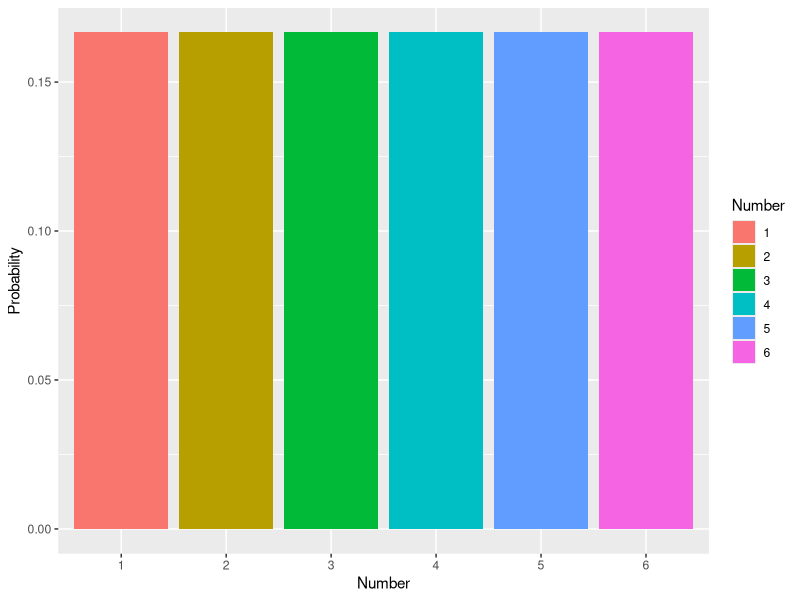
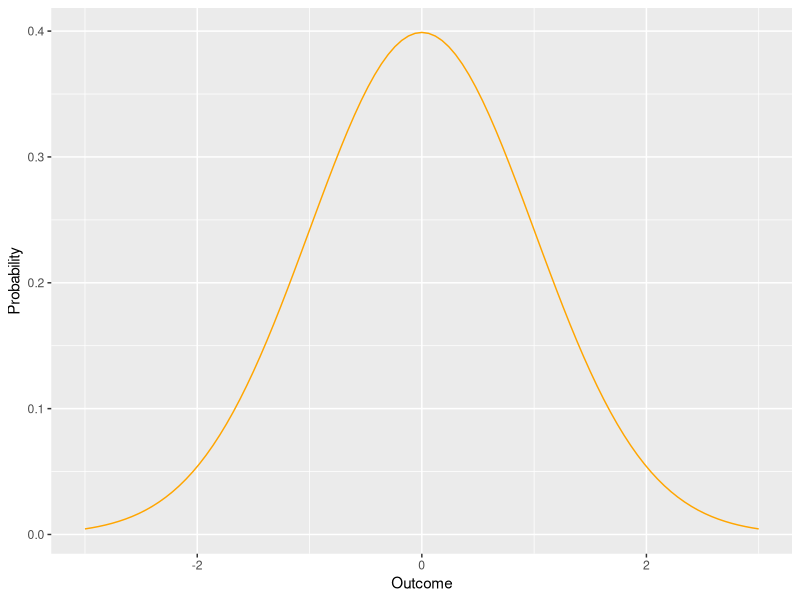
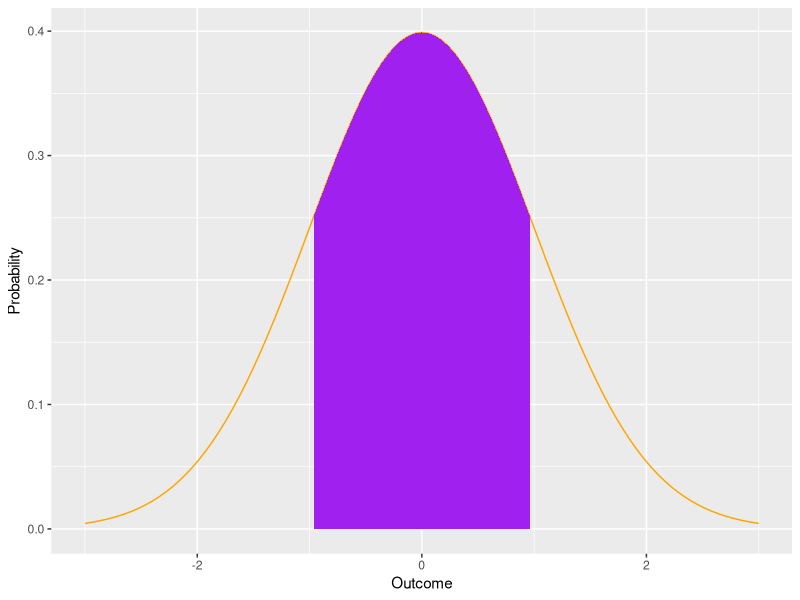
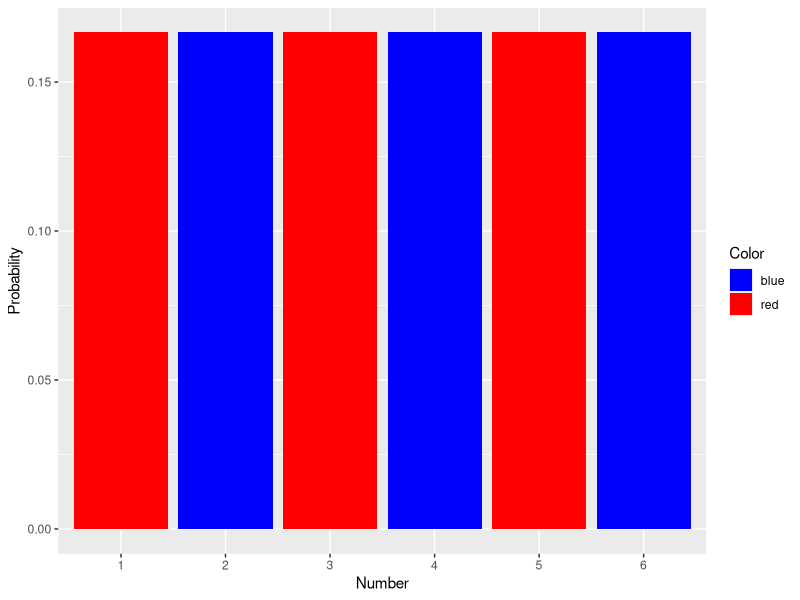
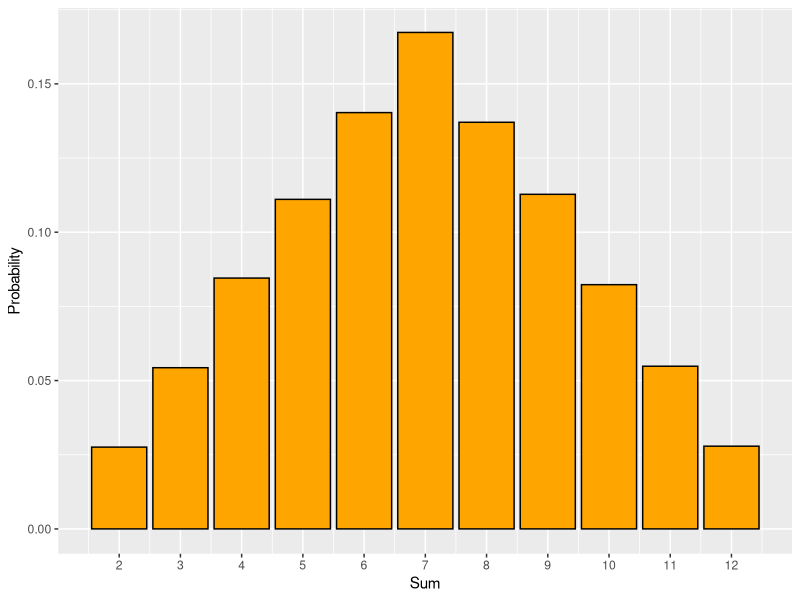

Generate these figures, in order, with R:
## ---- chunk 1
die_roll <- data.frame(Number = 1:6, Probability = rep(1/6,6))
die_roll$Number <- factor(die_roll$Number)

library(ggplot2)
ggplot(die_roll, aes(x=Number, y= Probability, fill=Number)) +
  geom_col() 
## ---- chunk 2
ggplot(data = data.frame(x = c(-3, 3)), aes(x)) +
  stat_function(fun = dnorm, n = 101, args = list(mean = 0, sd = 1), color = "orange")+
  labs(y="Probability", x="Outcome")
## ---- chunk 3
#function from https://dkmathstats.com/plotting-normal-distributions-in-r-using-ggplot2/
dnorm_one_sd <- function(x){
  norm_one_sd <- dnorm(x)
  # Have NA values outside interval x in [-1, 1]:
  norm_one_sd[x <= -1 | x >= 1] <- NA
  return(norm_one_sd)
}

ggplot(data = data.frame(x = c(-3, 3)), aes(x)) +
  stat_function(fun = dnorm, n = 101, args = list(mean = 0, sd = 1), color = "orange")+
  labs(y="Probability", x="Outcome") + 
  stat_function(fun = dnorm_one_sd, geom = "area", fill = "purple")

## ---- chunk 4
colors <- c("blue" = "blue", "red" = "red")
die_roll$Color <- NA
die_roll[as.numeric(as.character(die_roll$Number)) %% 2 == 0, "Color"] <- "blue"
die_roll[as.numeric(as.character(die_roll$Number)) %% 2 != 0, "Color"] <- "red"
ggplot(die_roll, aes(x=Number, y= Probability, fill=Color)) +
  geom_col() +
  scale_fill_manual(values = colors)

## ---- chunk 5
library(reshape2)
number_of_rolls <- 100000
sum_of_rolls <- data.frame(index = 1:number_of_rolls, Sum = NA)
for (i in 1:number_of_rolls){
  dice_roll_trial <- sample(1:6, size = 2, replace = TRUE)
  sum_of_rolls$Sum[i] <- sum(dice_roll_trial)
}
sum_of_rolls_df <- dcast(sum_of_rolls, Sum ~ "Probability", length )
sum_of_rolls_df$Probability <- sum_of_rolls_df$Probability/number_of_rolls
ggplot(sum_of_rolls_df, aes(x=Sum, y=Probability)) +
  geom_col(fill="orange", color="black") +
  labs(y="Probability")+
    scale_x_continuous(breaks = c(2:12))
## ---- chunk 6
library(DiagrammeR)

bayes_probability_tree <- function(prior, true_positive, true_negative, label1 = "Prior", 
                                   label2 = "Complimentary Prior", label3 = "True Positive",
                                   label4 = "False Negative", label5 = "False Positive",
                                   label6 = "True Negative") {
  
  if (!all(c(prior, true_positive, true_negative) > 0) && !all(c(prior, true_positive, true_negative) < 1)) {
    stop("probabilities must be greater than 0 and less than 1.",
         call. = FALSE)
  }
  c_prior <- 1 - prior
  c_tp <- 1 - true_positive
  c_tn <- 1 - true_negative
  
  round4 <- purrr::partial(round, digits = 5)
  
  b1 <- round4(prior * true_positive)
  b2 <- round4(prior * c_tp)
  b3 <- round4(c_prior * c_tn)
  b4 <- round4(c_prior * true_negative)
  
  bp <-  round4(b1/(b1 + b3))
  
  labs <- c("X", prior, c_prior, true_positive, c_tp, true_negative, c_tn, b1, b2, b4, b3)
  
  tree <-
    create_graph() %>%
    add_n_nodes(
      n = 11,
      type = "path",
      label = labs,
      node_aes = node_aes(
        shape = "circle",
        height = 1,
        width = 1,
        x = c(0, 3, 3, 6, 6, 6, 6, 8, 8, 8, 8),
        y = c(0, 2, -2, 3, 1, -3, -1, 3, 1, -3, -1))) %>% 
    add_edge(
      from = 1,
      to = 2,
      edge_aes = edge_aes(
        label = label1
      )
    ) %>% 
    add_edge(
      from = 1, 
      to = 3,
      edge_aes = edge_aes(
        label = label2
      )
    ) %>% 
    add_edge(
      from = 2,
      to = 4,
      edge_aes = edge_aes(
        label = label3
      )
    ) %>% 
    add_edge(
      from = 2,
      to = 5,
      edge_aes = edge_aes(
        label = label4
      )
    ) %>% 
    add_edge(
      from = 3,
      to = 7,
      edge_aes = edge_aes(
        label = label5
      )
    ) %>% 
    add_edge(
      from = 3,
      to = 6,
      edge_aes = edge_aes(
        label = label6
      )
    ) %>% 
    add_edge(
      from = 4,
      to = 8,
      edge_aes = edge_aes(
        label = "="
      )
    ) %>% 
    add_edge(
      from = 5,
      to = 9,
      edge_aes = edge_aes(
        label = "="
      )
    ) %>% 
    add_edge(
      from = 7,
      to = 11,
      edge_aes = edge_aes(
        label = "="
      )
    ) %>% 
    add_edge(
      from = 6,
      to = 10,
      edge_aes = edge_aes(
        label = "="
      )
    ) 
  message(glue::glue("The probability of having {label1} after testing {label3} is {bp}"))
  print(render_graph(tree))
  invisible(tree)
}

#first example
bayes_probability_tree(prior = 0.5, true_positive = 0.8, true_negative = 0.8, label1 = "medicine", label2 = "placebo",
                       label3 = "cured", label4 = "not cured",
                       label5 = "cured", label6 = "not cured")

## ---- chunk 7
bayes_probability_tree(prior = 0.0021, true_positive = 0.95, true_negative = 0.99, label1 = "cancer", 
                       label2 = "not cancer",
                       label3 = "positive", 
                       label4 = "negative",
                       label5 = "positive", 
                       label6 = "negative")
